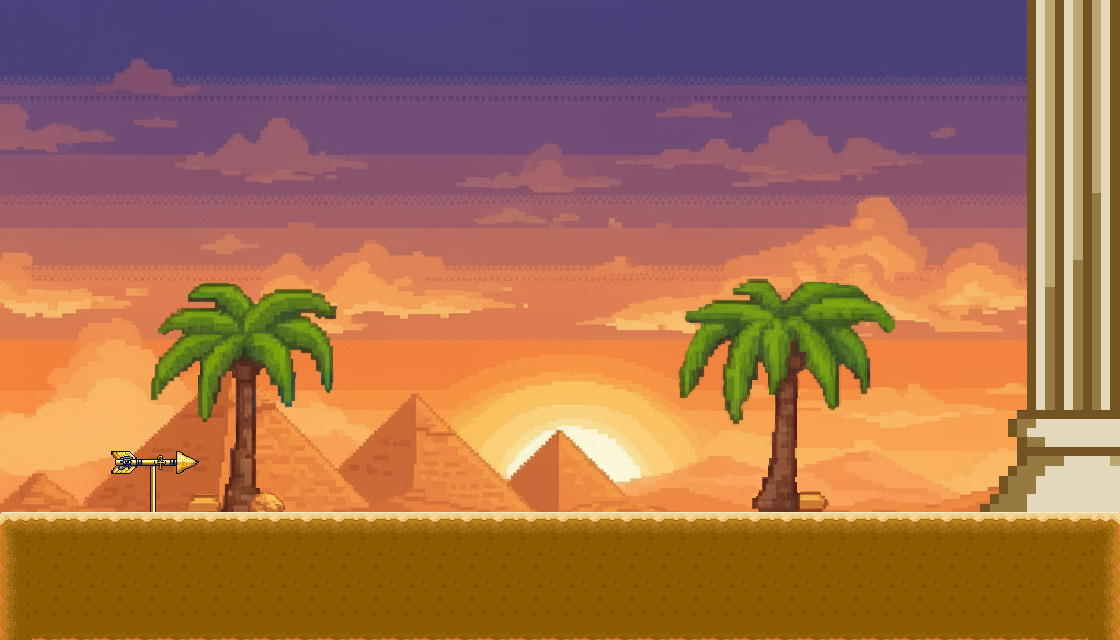

A 2D game scene composited from a Tiled map and its tileset images. What follows is a short description and the map's XML, with every tile layer's data as written:
An orthogonal 35x20 tile map with 32x32 px tiles, 2 tile layers (Fundo, Terreno), 6 tilesets and 2 objects (Plataforma, NPC).

<map version="1.10" tiledversion="1.11.0" orientation="orthogonal" renderorder="right-down" width="35" height="20" tilewidth="32" tileheight="32" infinite="0" nextlayerid="15" nextobjectid="71">
 <editorsettings>
  <export target="map_1.tmj" format="json" />
 </editorsettings>
 <tileset firstgid="1" name="Blocos" tilewidth="32" tileheight="32" tilecount="1" columns="0">
  <grid orientation="orthogonal" width="1" height="1" />
  <tile id="0">
   <properties>
    <property name="collision_type" type="int" value="0" />
    <property name="elasticity" type="float" value="0" />
    <property name="friction" type="float" value="0.1" />
    <property name="mass" type="float" value="1" />
    <property name="shape.layers" type="int" value="-1" />
    <property name="static" type="bool" value="true" />
   </properties>
   <image source="../graphics/blocks/Bloco_1.png" width="32" height="32" />
  </tile>
 </tileset>
 <tileset firstgid="2" source="Plataformas.tsx" />
 <tileset firstgid="5" source="Fundos.tsx" />
 <tileset firstgid="12" source="Npcs.tsx" />
 <tileset firstgid="14" source="Inimigos.tsx" />
 <tileset firstgid="15" source="Desert_1.tsx" />
 <layer id="11" name="Fundo" width="35" height="20">
  <data encoding="csv">
0,0,0,0,0,0,0,0,0,0,0,0,0,0,0,0,0,0,0,0,0,0,0,0,0,0,0,0,0,0,0,0,0,0,0,
0,0,0,0,0,0,0,0,0,0,0,0,0,0,0,0,0,0,0,0,0,0,0,0,0,0,0,0,0,0,0,0,0,0,0,
0,0,0,0,0,0,0,0,0,0,0,0,0,0,0,0,0,0,0,0,0,0,0,0,0,0,0,0,0,0,0,0,0,0,0,
0,0,0,0,0,0,0,0,0,0,0,0,0,0,0,0,0,0,0,0,0,0,0,0,0,0,0,0,0,0,0,0,0,0,0,
0,0,0,0,0,0,0,0,0,0,0,0,0,0,0,0,0,0,0,0,0,0,0,0,0,0,0,0,0,0,0,0,0,0,0,
0,0,0,0,0,0,0,0,0,0,0,0,0,0,0,0,0,0,0,0,0,0,0,0,0,0,0,0,0,0,0,0,0,0,0,
0,0,0,0,0,0,0,0,0,0,0,0,0,0,0,0,0,0,0,0,0,0,0,0,0,0,0,0,0,0,0,0,0,0,0,
0,0,0,0,0,0,0,0,0,0,0,0,0,0,0,0,0,0,0,0,0,0,0,0,0,0,0,0,0,0,0,0,0,0,0,
0,0,0,0,0,0,0,0,0,0,0,0,0,0,0,0,0,0,0,0,0,0,0,0,0,0,0,0,0,0,0,0,0,0,0,
0,0,0,0,0,0,0,0,0,0,0,0,0,0,0,0,0,0,0,0,0,0,0,0,0,0,0,0,0,0,0,0,0,0,0,
0,0,0,0,0,0,0,0,0,0,0,0,0,0,0,0,0,0,0,0,0,0,0,0,0,0,0,0,0,0,0,0,0,0,0,
0,0,0,0,0,0,0,0,0,0,0,0,0,0,0,0,0,0,0,0,0,0,0,0,0,0,0,0,0,0,0,0,0,0,0,
0,0,0,0,0,0,0,0,0,0,0,0,0,0,0,0,0,0,0,0,0,0,0,0,0,0,0,0,0,0,0,0,0,0,0,
0,0,0,0,0,0,0,0,0,0,0,0,0,0,0,0,0,0,0,0,0,0,0,0,0,0,0,0,0,0,0,0,0,0,0,
0,0,0,0,0,0,0,0,0,0,0,0,0,0,0,0,0,0,0,0,0,0,0,0,0,0,0,0,0,0,0,0,0,0,0,
0,0,0,0,0,0,0,0,0,0,0,0,0,0,0,0,0,0,0,0,0,0,0,0,0,0,0,0,0,0,0,0,0,0,0,
0,0,0,0,0,0,0,0,0,0,0,0,0,0,0,0,0,0,0,0,0,0,0,0,0,0,0,0,0,0,0,0,0,0,0,
0,0,0,0,0,0,0,0,0,0,0,0,0,0,0,0,0,0,0,0,0,0,0,0,0,0,0,0,0,0,0,0,0,0,0,
0,0,0,0,0,0,0,0,0,0,0,0,0,0,0,0,0,0,0,0,0,0,0,0,0,0,0,0,0,0,0,0,0,0,0,
8,0,0,0,0,0,0,0,0,0,0,0,0,0,0,0,0,0,0,0,0,0,0,0,0,0,0,0,0,0,0,0,0,0,0
</data>
 </layer>
 <layer id="8" name="Terreno" width="35" height="20">
  <data encoding="csv">
0,0,0,0,0,0,0,0,0,0,0,0,0,0,0,0,0,0,0,0,0,0,0,0,0,0,0,0,0,0,0,0,0,0,0,
0,0,0,0,0,0,0,0,0,0,0,0,0,0,0,0,0,0,0,0,0,0,0,0,0,0,0,0,0,0,0,0,0,0,0,
0,0,0,0,0,0,0,0,0,0,0,0,0,0,0,0,0,0,0,0,0,0,0,0,0,0,0,0,0,0,0,0,0,0,0,
0,0,0,0,0,0,0,0,0,0,0,0,0,0,0,0,0,0,0,0,0,0,0,0,0,0,0,0,0,0,0,0,0,0,0,
0,0,0,0,0,0,0,0,0,0,0,0,0,0,0,0,0,0,0,0,0,0,0,0,0,0,0,0,0,0,0,0,0,0,0,
0,0,0,0,0,0,0,0,0,0,0,0,0,0,0,0,0,0,0,0,0,0,0,0,0,0,0,0,0,0,0,0,0,0,0,
0,0,0,0,0,0,0,0,0,0,0,0,0,0,0,0,0,0,0,0,0,0,0,0,0,0,0,0,0,0,0,0,0,0,0,
0,0,0,0,0,0,0,0,0,0,0,0,0,0,0,0,0,0,0,0,0,0,0,0,0,0,0,0,0,0,0,0,0,0,0,
0,0,0,0,0,0,0,0,0,0,0,0,0,0,0,0,0,0,0,0,0,0,0,0,0,0,0,0,0,0,0,0,0,0,0,
0,0,0,0,0,0,0,0,0,0,0,0,0,0,0,0,0,0,0,0,0,0,0,0,0,0,0,0,0,0,0,0,0,0,0,
0,0,0,0,0,0,0,0,0,0,0,0,0,0,0,0,0,0,0,0,0,0,0,0,0,0,0,0,0,0,0,0,0,0,0,
0,0,0,0,0,0,0,0,0,0,0,0,0,0,0,0,0,0,0,0,0,0,0,0,0,0,0,0,0,0,0,0,0,0,0,
0,0,0,0,0,0,0,0,0,0,0,0,0,0,0,0,0,0,0,0,0,0,0,0,0,0,0,0,0,0,0,0,0,0,0,
0,0,0,0,0,0,0,0,0,0,0,0,0,0,0,0,0,0,0,0,0,0,0,0,0,0,0,0,0,0,0,0,0,0,0,
0,0,0,0,0,0,0,0,0,0,0,0,0,0,0,0,0,0,0,0,0,0,0,0,0,0,0,0,0,0,0,0,0,0,0,
0,0,0,0,0,0,0,0,0,0,0,0,0,0,0,0,0,0,0,0,0,0,0,0,0,0,0,0,0,0,0,0,0,0,0,
16,17,17,17,17,17,17,17,17,17,17,17,17,17,17,17,17,17,17,17,17,17,17,17,17,17,17,17,17,17,17,17,17,17,18,
21,22,22,22,22,22,22,22,22,22,22,22,22,22,22,22,22,22,22,22,22,22,22,22,22,22,22,22,22,22,22,22,22,22,23,
21,22,22,22,22,22,22,22,22,22,22,22,22,22,22,22,22,22,22,22,22,22,22,22,22,22,22,22,22,22,22,22,22,22,23,
21,27,27,27,27,27,27,27,27,27,27,27,27,27,27,27,27,27,27,27,27,27,27,27,27,27,27,27,27,27,27,27,27,27,23
</data>
 </layer>
 <objectgroup id="2" name="Blocos" />
 <objectgroup id="4" name="Plataformas">
  <object id="56" name="floor" type="Plataforma" x="0" y="512" width="1120" height="128">
   <properties>
    <property name="body_type" propertytype="body_type" value="STATIC" />
   </properties>
  </object>
 </objectgroup>
 <objectgroup id="13" name="NPC">
  <object id="70" name="Euclide" type="NPC" gid="13" x="800" y="512" width="32" height="64" />
 </objectgroup>
 <objectgroup id="14" name="Inimigos" />
</map>
